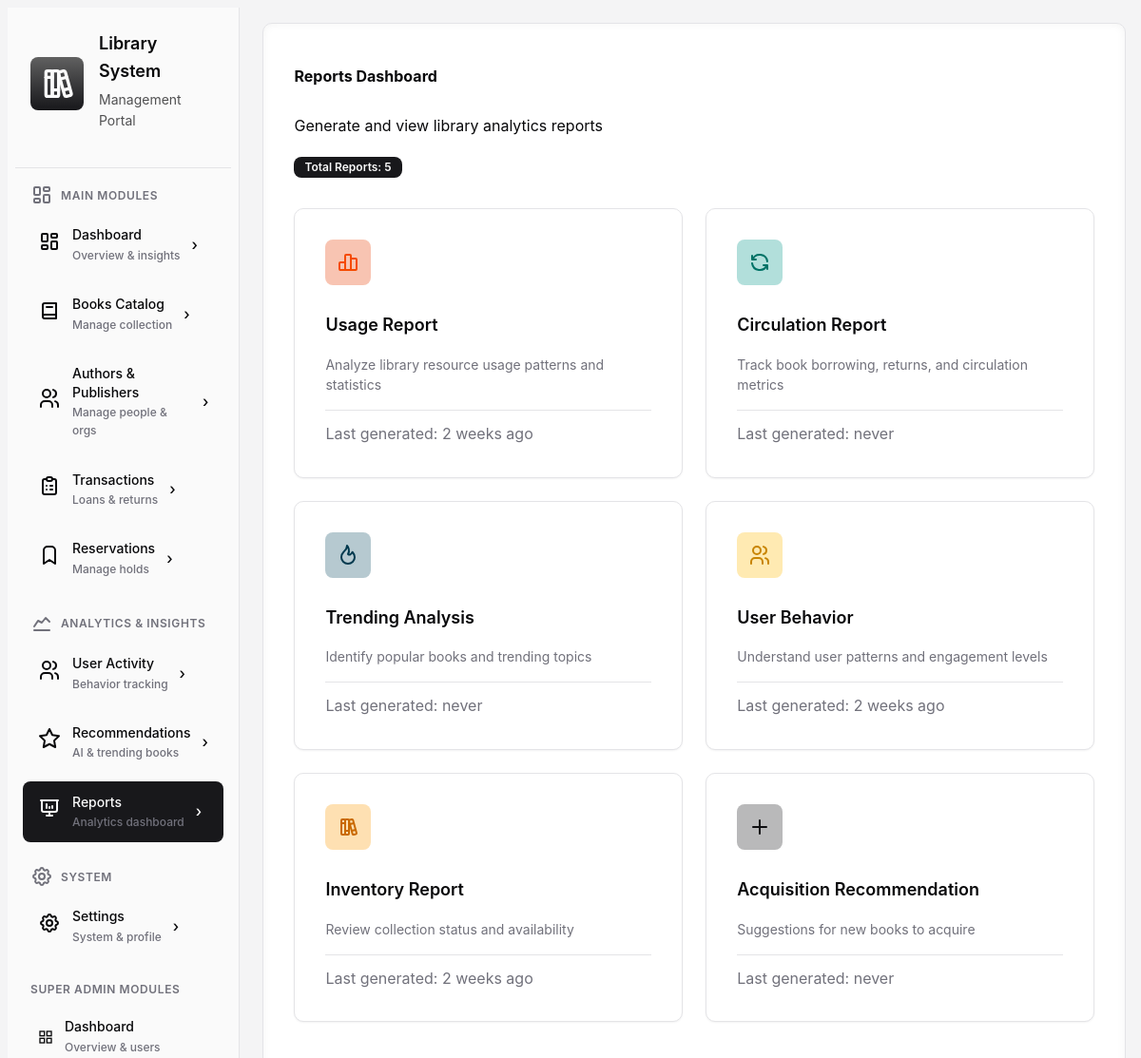
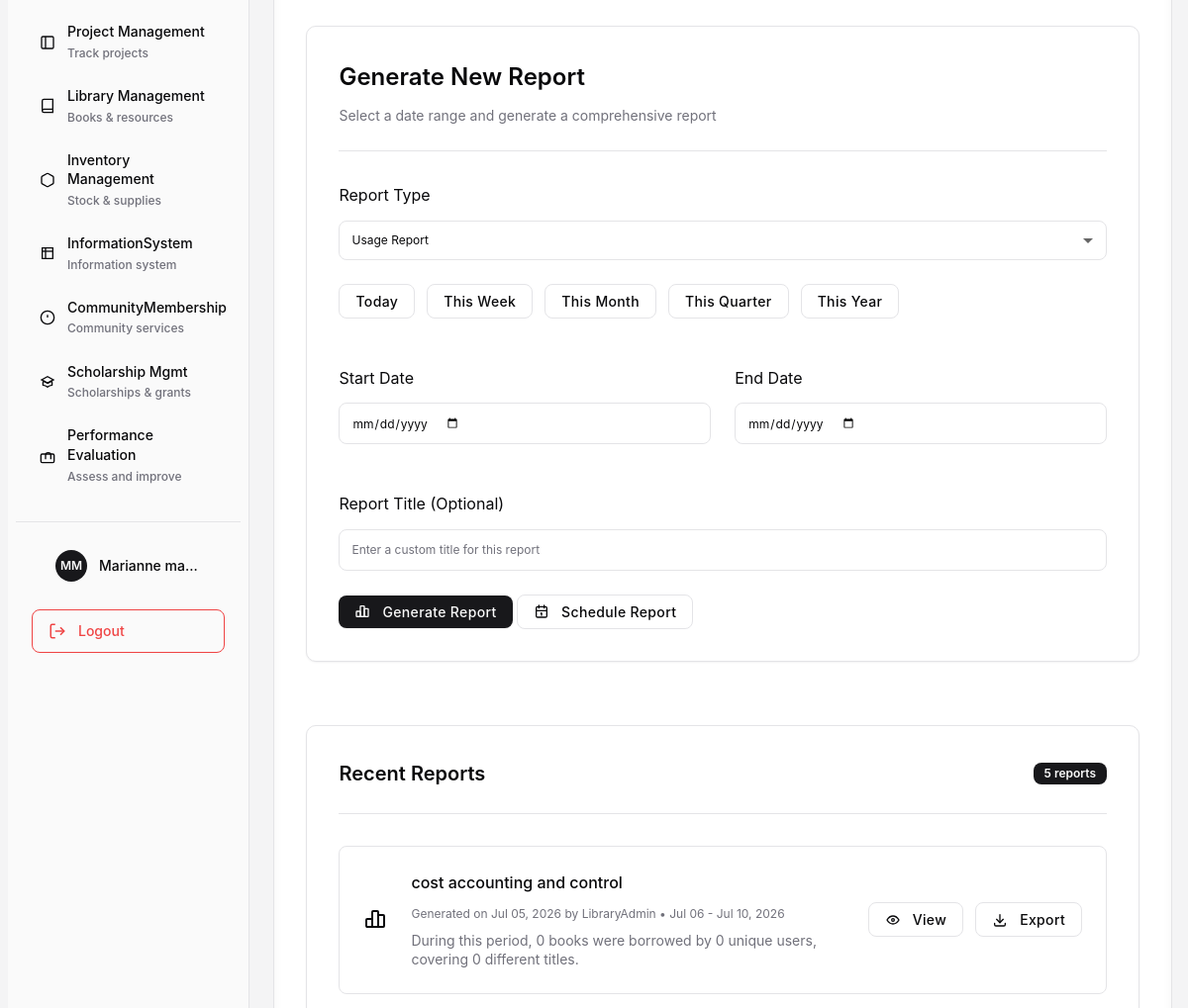
/librarymanagement/reports/ (signed in, upper part), run on an earlier commit of the app's database (2 pictures, top to bottom).
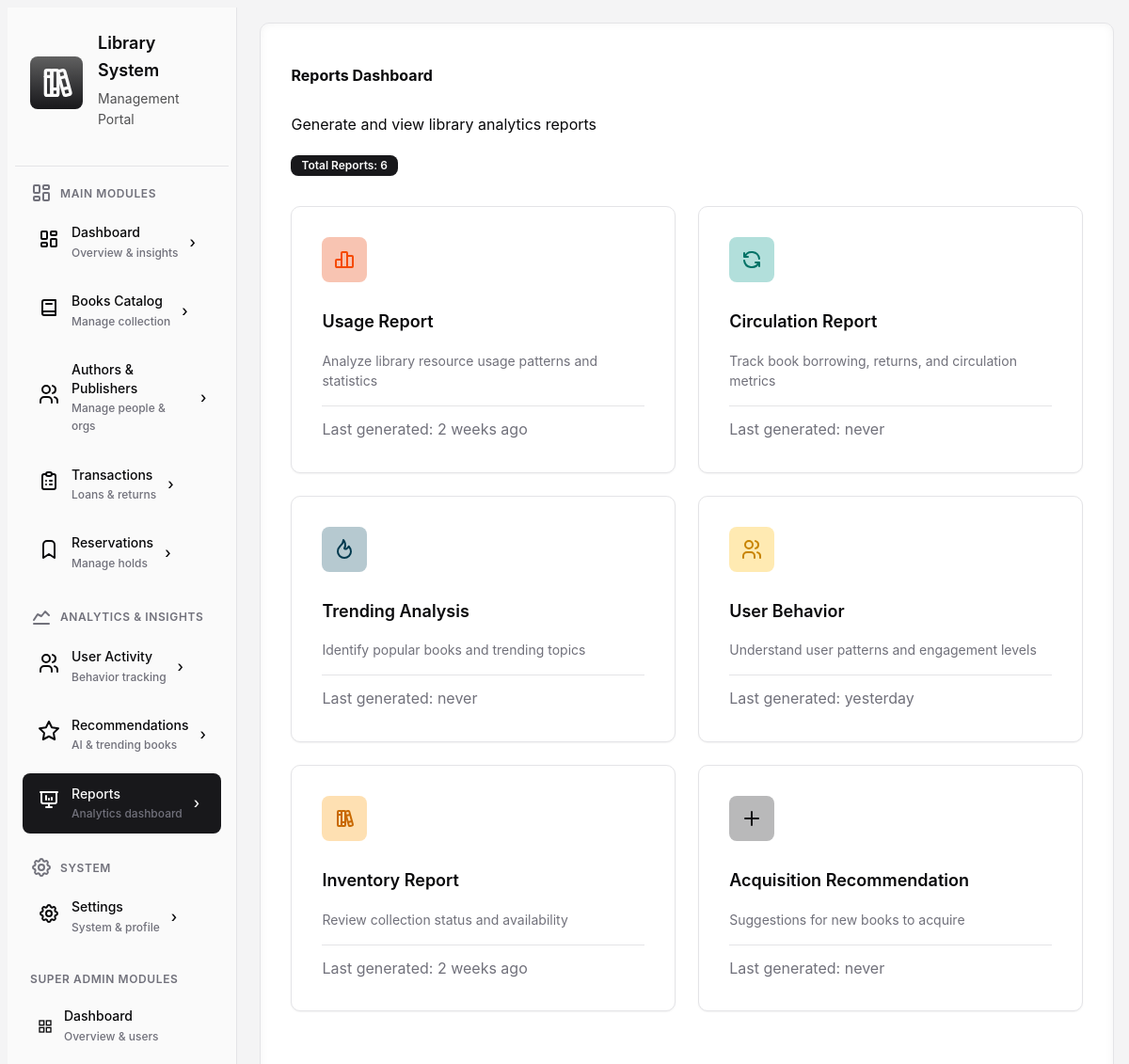
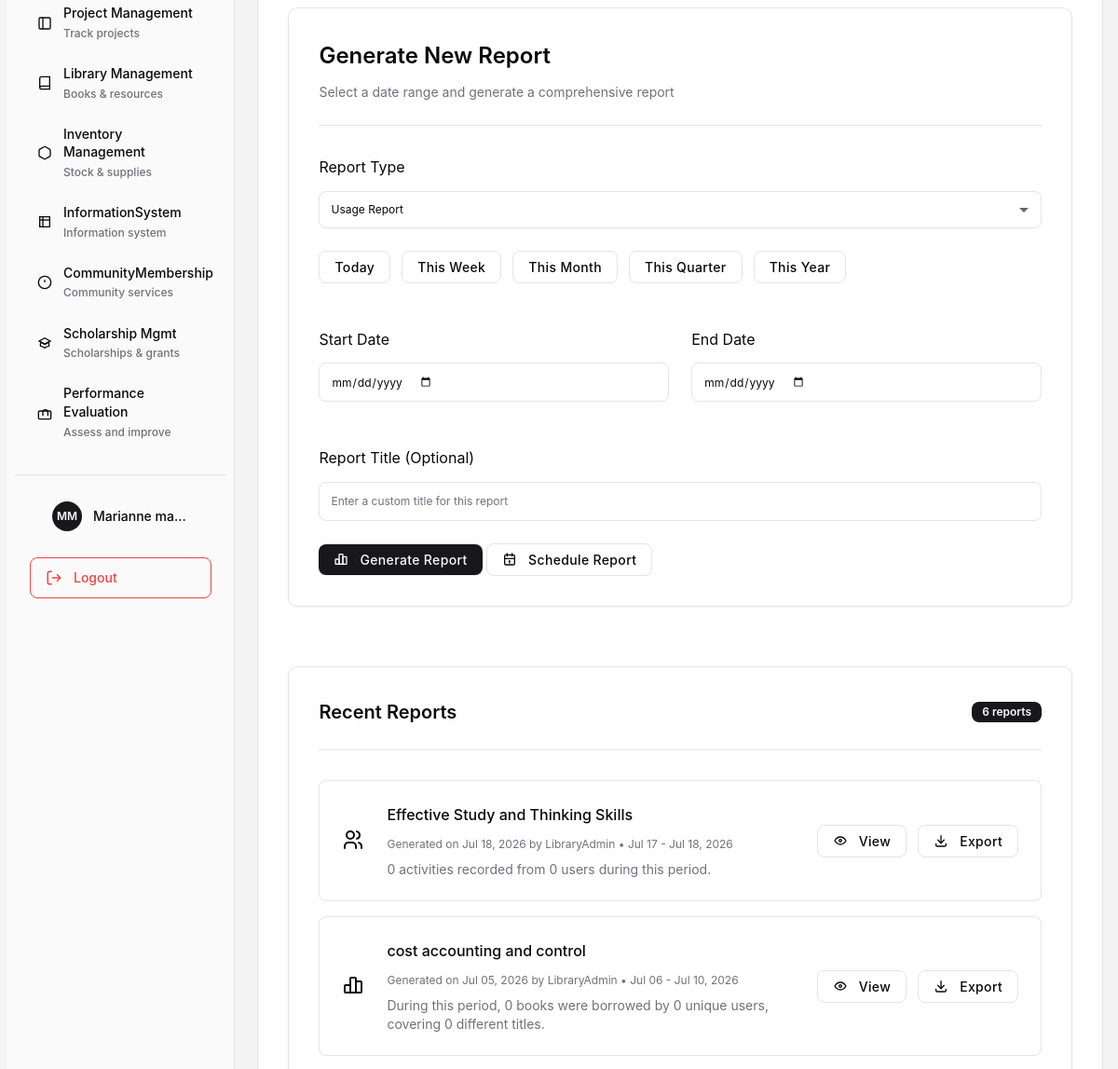
And on a later commit of the database (2 pictures, top to bottom).
### librarymanagement/models.py (models this page shows, shortened)
class LibraryReport(models.Model):
    REPORT_TYPES = [
        ("usage", "Usage Report"),
        ("circulation", "Circulation Report"),
        ("trending", "Trending Analysis"),
        ("user_behavior", "User Behavior Analysis"),
        ("inventory", "Inventory Report"),
        ("acquisition", "Acquisition Recommendation"),
    ]
    id = models.UUIDField(primary_key=True, default=uuid.uuid4, editable=False)
    report_type = models.CharField(max_length=30, choices=REPORT_TYPES)
    title = models.CharField(max_length=200)
    period_start = models.DateField()
    period_end = models.DateField()
    data = models.JSONField(help_text="Report data and statistics")
    summary = models.TextField(blank=True)
    generated_by = models.ForeignKey(
        settings.AUTH_USER_MODEL, on_delete=models.SET_NULL, null=True
    )
    generated_at = models.DateTimeField(auto_now_add=True)
    file = models.FileField(upload_to="library/reports/", null=True, blank=True)
    class Meta:
        ordering = ["-generated_at"]
        indexes = [
            models.Index(fields=["report_type", "period_start"]),
        ]

### core/models.py (models this page shows, shortened)
class CustomUser(AbstractUser):
    id = models.UUIDField(primary_key=True, default=uuid.uuid4, editable=False)
    _first_name = models.CharField(max_length=255, blank=True, db_column='first_name')
    _middle_name = models.CharField(max_length=255, blank=True, db_column='middle_name')
    _last_name = models.CharField(max_length=255, blank=True, db_column='last_name')
    is_email_verified = models.BooleanField(default=False)
    bio = models.TextField(blank=True)
    _phone_number = models.CharField(max_length=255, blank=True, db_column='phone_number')
    avatar = models.ImageField(upload_to='avatars/', null=True, blank=True)
    avatar_url = models.URLField(max_length=500, blank=True, null=True)
    @property
    def first_name(self):
        return decrypt(self._first_name) if self._first_name else ''
    @first_name.setter
    def first_name(self, value):
        self._first_name = encrypt(value) if value else ''
    @property
    def middle_name(self):
        return decrypt(self._middle_name) if self._middle_name else ''
    @middle_name.setter
    def middle_name(self, value):
        self._middle_name = encrypt(value) if value else ''
    @property
    def last_name(self):
        return decrypt(self._last_name) if self._last_name else ''
    @last_name.setter
    def last_name(self, value):
        self._last_name = encrypt(value) if value else ''
    @property
    def phone_number(self):
        return decrypt(self._phone_number) if self._phone_number else ''
    @phone_number.setter
    def phone_number(self, value):
        self._phone_number = encrypt(value) if value else ''

### librarymanagement/views.py (the view, shortened to what this page needs)
# urls.py: path("reports/", views.reports_dashboard, name="reports_dashboard"),
@login_required(login_url="/librarymanagement/login")
@require_system_role(["admin", "superadmin"])
def reports_dashboard(request):
    from librarymanagement.models import LibraryReport
    from librarymanagement.forms import LibraryReportForm
    from librarymanagement.services import ReportServices
    recent_reports = LibraryReport.objects.all().select_related("generated_by")[:10]
    report_stats = ReportServices.get_report_statistics()
    context = {
        "recent_reports": recent_reports,
        "report_stats": report_stats,
    }
    return render(request, "librarymanagement/pages/reports_dashboard.html", context)

### core/utils/encryption.py (called while the page is built)
def decrypt(value: str) -> str:
    if not value:
        return ""
    try:
        return fernet.decrypt(value.encode()).decode()
    except InvalidToken:
        return value

### librarymanagement/templates/librarymanagement/pages/reports_dashboard.html (shortened to what this page needs)
{% extends "base.html" %}
{% load static %}
{% block extra_head %}
  <link rel="stylesheet"
        href="{% static 'librarymanagement/css/pages/reports_dashboard.css' %}" />
{% endblock extra_head %}
{% block content %}
  <main class="main-container">
    {% include "librarymanagement/components/pages/reports/header.html" %}
    <div class="reservation-container">
      {% include "librarymanagement/components/pages/reports/cards.html" %}
      {% include "librarymanagement/components/pages/reports/form.html" %}
      {% include "librarymanagement/components/pages/reports/history.html" %}
    </div>
  </main>
{% endblock content %}

### librarymanagement/templates/librarymanagement/components/pages/reports/history.html (shortened to what this page needs)
<div class="report-history">
  <div class="report-history-header">
    <h3>Recent Reports</h3>
    <span class="badge badge-default">{{ recent_reports|length }} reports</span>
  </div>
  {% if recent_reports %}
    {% for report in recent_reports %}
      <div class="report-history-item">
        <div class="report-history-icon">
        </div>
        <div class="report-history-content">
          <div class="report-history-title">{{ report.title }}</div>
          <div class="report-history-meta">
            Generated on {{ report.generated_at|date:"M d, Y" }}
            {% if report.generated_by %}by {{ report.generated_by.username }}{% endif %}
            • {{ report.period_start|date:"M d" }} - {{ report.period_end|date:"M d, Y" }}
          </div>
          {% if report.summary %}<div class="report-history-summary">{{ report.summary|truncatewords:20 }}</div>{% endif %}
        </div>
        <div class="report-history-actions">
          <button class="button button-outline button-sm"
                  onclick="viewReport('{{ report.id }}')">
            View
          </button>
          <button class="button button-outline button-sm"
                  onclick="openReportExportDialog('{{ report.id }}')">
            Export
          </button>
        </div>
      </div>
    {% endfor %}
  {% else %}
    <div class="empty-state">
      <p>Generate your first report using the form above.</p>
    </div>
  {% endif %}
</div>

What changed in the data, as far as the page shows it:
added LibraryReport: report_type "user_behavior" (drawn), title "Effective Study and Thinking Skills", generated_at "Jul 18, 2026", generated_by.username "LibraryAdmin", period_start "Jul 17", period_end "Jul 18, 2026", summary "0 activities recorded from 0 users during this period."
Also different on the page:
{{ report_stats.total_reports }}: "5" → "6"
{{ report_stats.last_generated.user_behavior|default:"Never" }}: "2 weeks ago" → "yesterday"
{{ recent_reports|length }}: "5" → "6"
